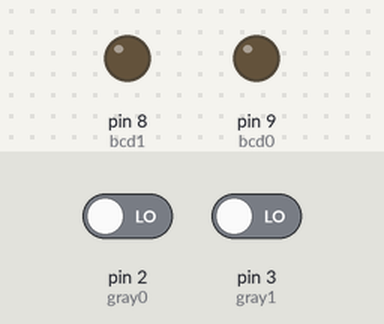
This sketch was run on a simulated Arduino Uno, built with avr-gcc and run on an emulated ATmega328P. On the bench: output pins drawn as LEDs (lit = HIGH). The test bench sets the inputs (shaded band); at power-on: pin 2 (gray0) LOW, pin 3 (gray1) LOW.

Above: at 1.2 s.
1.3 s: pin 2 (gray0) driven HIGH
At 1.7 s:
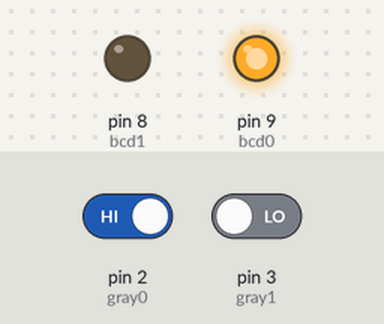
2.8 s: pin 3 (gray1) driven HIGH
At 4.0 s:
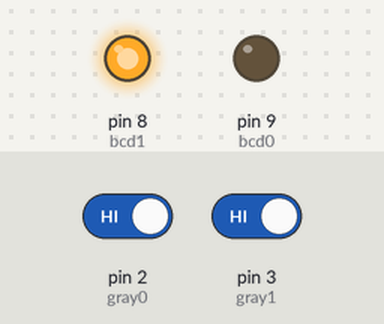
4.3 s: pin 2 (gray0) driven LOW
At 5.2 s:
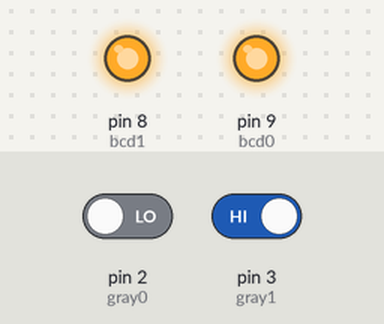
5.8 s: pin 3 (gray1) driven LOW
At 6.3 s:
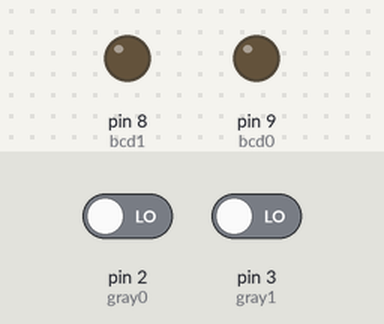
Timing chart, 0 to 8.3 s (numbered marks = the images above; inputs shaded):
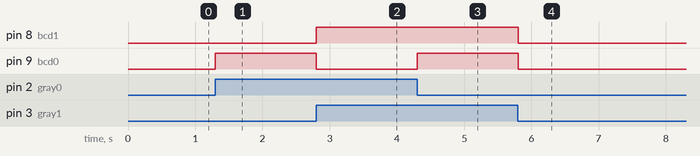

Measured:
- after the input at 1.3 s, pin 9 (bcd0): LOW → HIGH at once
- after the input at 2.8 s, pin 8 (bcd1): LOW → HIGH at once; pin 9 (bcd0): HIGH → LOW at once
- after the input at 4.3 s, pin 9 (bcd0): LOW → HIGH at once
- after the input at 5.8 s, pin 8 (bcd1), pin 9 (bcd0): HIGH → LOW at once

The sketch:

GRAY2BCDARDUINO.ino
```cpp
//2-Bit GRAY to BCD Converter using Arduino (By: Isha Todankar)

// GRAY inputs on pins 2 and 3
const int gray0 = 2;  //LSB of Gray code
const int gray1 = 3;  //MSB of Gray code

// BCD outputs on pins 8 and 9
const int bcd0 = 9; //LSB of BCD
const int bcd1 = 8; //MSB of BCD

void setup()
{
  //Pin functions
  pinMode(gray0, INPUT);
  pinMode(gray1, INPUT);
  pinMode(bcd0, OUTPUT);
  pinMode(bcd1, OUTPUT);
}

void loop() {
  int g0 = digitalRead(gray0); //read G0 input
  int g1 = digitalRead(gray1); //read G1 input

  // Convert GRAY to Binary (2-bit case)
  int b1 = g1;          //MSB stays the same
  int b0 = g1 ^ g0;     //LSB = MSB XOR Gray LSB

  // Now output Binary as BCD
  digitalWrite(bcd0, b0);
  digitalWrite(bcd1, b1);
  delay(100); //delay
}
```
